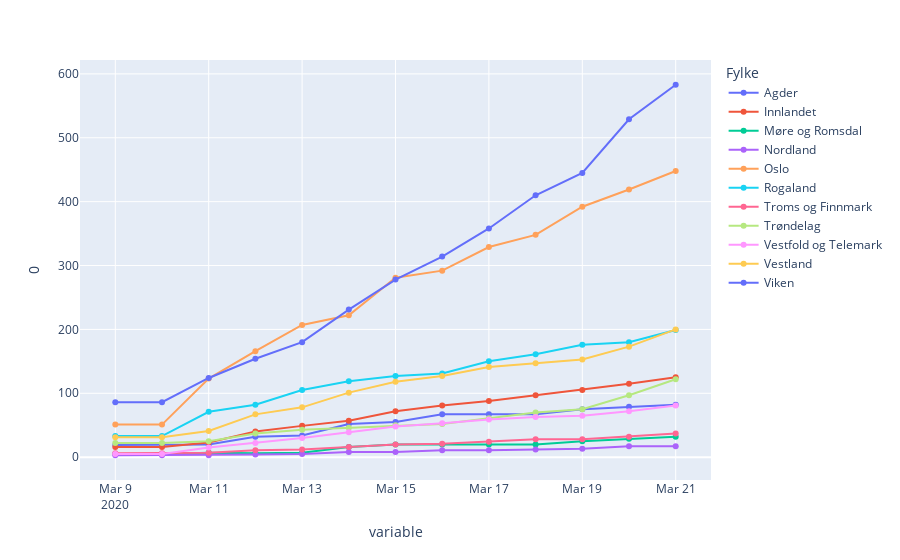

Notebook code for this chart:
### Code cell
import plotly.express as px
fig = px.scatter(unstacked, x="variable", y=0, color="Fylke")
fig.update_traces(mode="markers+lines")

### Figure 1 — Plotly figure (JSON) as saved in the notebook; plotly's stock layout.template omitted (floating-point values rounded to 4 significant figures)
{"data": [{"hoverlabel": {"namelength": 0}, "hovertemplate": "Fylke=Agder<br>variable=%{x}<br>0=%{y}", "legendgroup": "Agder", "marker": {"color": "#636efa", "symbol": "circle"}, "mode": "markers+lines", "name": "Agder", "showlegend": true, "type": "scatter", "x": ["2020-03-09T00:00:00", "2020-03-10T00:00:00", "2020-03-11T00:00:00", "2020-03-12T00:00:00", "2020-03-13T00:00:00", "2020-03-14T00:00:00", "2020-03-15T00:00:00", "2020-03-16T00:00:00", "2020-03-17T00:00:00", "2020-03-18T00:00:00", "2020-03-19T00:00:00", "2020-03-20T00:00:00", "2020-03-21T00:00:00"], "xaxis": "x", "y": [19, 19, 20, 32, 34, 52, 55, 67, 67, 67, 75, 79, 82], "yaxis": "y"}, {"hoverlabel": {"namelength": 0}, "hovertemplate": "Fylke=Innlandet<br>variable=%{x}<br>0=%{y}", "legendgroup": "Innlandet", "marker": {"color": "#EF553B", "symbol": "circle"}, "mode": "markers+lines", "name": "Innlandet", "showlegend": true, "type": "scatter", "x": ["2020-03-09T00:00:00", "2020-03-10T00:00:00", "2020-03-11T00:00:00", "2020-03-12T00:00:00", "2020-03-13T00:00:00", "2020-03-14T00:00:00", "2020-03-15T00:00:00", "2020-03-16T00:00:00", "2020-03-17T00:00:00", "2020-03-18T00:00:00", "2020-03-19T00:00:00", "2020-03-20T00:00:00", "2020-03-21T00:00:00"], "xaxis": "x", "y": [16, 16, 23, 40, 49, 57, 72, 81, 88, 97, 105, 115, 125], "yaxis": "y"}, {"hoverlabel": {"namelength": 0}, "hovertemplate": "Fylke=Møre og Romsdal<br>variable=%{x}<br>0=%{y}", "legendgroup": "Møre og Romsdal", "marker": {"color": "#00cc96", "symbol": "circle"}, "mode": "markers+lines", "name": "Møre og Romsdal", "showlegend": true, "type": "scatter", "x": ["2020-03-09T00:00:00", "2020-03-10T00:00:00", "2020-03-11T00:00:00", "2020-03-12T00:00:00", "2020-03-13T00:00:00", "2020-03-14T00:00:00", "2020-03-15T00:00:00", "2020-03-16T00:00:00", "2020-03-17T00:00:00", "2020-03-18T00:00:00", "2020-03-19T00:00:00", "2020-03-20T00:00:00", "2020-03-21T00:00:00"], "xaxis": "x", "y": [5, 5, 7, 6, 7, 16, 20, 20, 20, 20, 25, 29, 32], "yaxis": "y"}, {"hoverlabel": {"namelength": 0}, "hovertemplate": "Fylke=Nordland<br>variable=%{x}<br>0=%{y}", "legendgroup": "Nordland", "marker": {"color": "#ab63fa", "symbol": "circle"}, "mode": "markers+lines", "name": "Nordland", "showlegend": true, "type": "scatter", "x": ["2020-03-09T00:00:00", "2020-03-10T00:00:00", "2020-03-11T00:00:00", "2020-03-12T00:00:00", "2020-03-13T00:00:00", "2020-03-14T00:00:00", "2020-03-15T00:00:00", "2020-03-16T00:00:00", "2020-03-17T00:00:00", "2020-03-18T00:00:00", "2020-03-19T00:00:00", "2020-03-20T00:00:00", "2020-03-21T00:00:00"], "xaxis": "x", "y": [3, 3, 3, 4, 5, 8, 8, 11, 11, 12, 13, 17, 17], "yaxis": "y"}, {"hoverlabel": {"namelength": 0}, "hovertemplate": "Fylke=Oslo<br>variable=%{x}<br>0=%{y}", "legendgroup": "Oslo", "marker": {"color": "#FFA15A", "symbol": "circle"}, "mode": "markers+lines", "name": "Oslo", "showlegend": true, "type": "scatter", "x": ["2020-03-09T00:00:00", "2020-03-10T00:00:00", "2020-03-11T00:00:00", "2020-03-12T00:00:00", "2020-03-13T00:00:00", "2020-03-14T00:00:00", "2020-03-15T00:00:00", "2020-03-16T00:00:00", "2020-03-17T00:00:00", "2020-03-18T00:00:00", "2020-03-19T00:00:00", "2020-03-20T00:00:00", "2020-03-21T00:00:00"], "xaxis": "x", "y": [51, 51, 123, 166, 207, 222, 281, 292, 329, 348, 392, 419, 448], "yaxis": "y"}, {"hoverlabel": {"namelength": 0}, "hovertemplate": "Fylke=Rogaland<br>variable=%{x}<br>0=%{y}", "legendgroup": "Rogaland", "marker": {"color": "#19d3f3", "symbol": "circle"}, "mode": "markers+lines", "name": "Rogaland", "showlegend": true, "type": "scatter", "x": ["2020-03-09T00:00:00", "2020-03-10T00:00:00", "2020-03-11T00:00:00", "2020-03-12T00:00:00", "2020-03-13T00:00:00", "2020-03-14T00:00:00", "2020-03-15T00:00:00", "2020-03-16T00:00:00", "2020-03-17T00:00:00", "2020-03-18T00:00:00", "2020-03-19T00:00:00", "2020-03-20T00:00:00", "2020-03-21T00:00:00"], "xaxis": "x", "y": [33, 33, 71, 82, 105, 119, 127, 131, 150, 161, 176, 180, 199], "yaxis": "y"}, {"hoverlabel": {"namelength": 0}, "hovertemplate": "Fylke=Troms og Finnmark<br>variable=%{x}<br>0=%{y}", "legendgroup": "Troms og Finnmark", "marker": {"color": "#FF6692", "symbol": "circle"}, "mode": "markers+lines", "name": "Troms og Finnmark", "showlegend": true, "type": "scatter", "x": ["2020-03-09T00:00:00", "2020-03-10T00:00:00", "2020-03-11T00:00:00", "2020-03-12T00:00:00", "2020-03-13T00:00:00", "2020-03-14T00:00:00", "2020-03-15T00:00:00", "2020-03-16T00:00:00", "2020-03-17T00:00:00", "2020-03-18T00:00:00", "2020-03-19T00:00:00", "2020-03-20T00:00:00", "2020-03-21T00:00:00"], "xaxis": "x", "y": [6, 6, 7, 11, 12, 16, 20, 21, 24, 28, 28, 32, 37], "yaxis": "y"}, {"hoverlabel": {"namelength": 0}, "hovertemplate": "Fylke=Trøndelag<br>variable=%{x}<br>0=%{y}", "legendgroup": "Trøndelag", "marker": {"color": "#B6E880", "symbol": "circle"}, "mode": "markers+lines", "name": "Trøndelag", "showlegend": true, "type": "scatter", "x": ["2020-03-09T00:00:00", "2020-03-10T00:00:00", "2020-03-11T00:00:00", "2020-03-12T00:00:00", "2020-03-13T00:00:00", "2020-03-14T00:00:00", "2020-03-15T00:00:00", "2020-03-16T00:00:00", "2020-03-17T00:00:00", "2020-03-18T00:00:00", "2020-03-19T00:00:00", "2020-03-20T00:00:00", "2020-03-21T00:00:00"], "xaxis": "x", "y": [22, 22, 25, 37, 43, 46, 50, 52, 61, 70, 75, 97, 122], "yaxis": "y"}, {"hoverlabel": {"namelength": 0}, "hovertemplate": "Fylke=Vestfold og Telemark<br>variable=%{x}<br>0=%{y}", "legendgroup": "Vestfold og Telemark", "marker": {"color": "#FF97FF", "symbol": "circle"}, "mode": "markers+lines", "name": "Vestfold og Telemark", "showlegend": true, "type": "scatter", "x": ["2020-03-09T00:00:00", "2020-03-10T00:00:00", "2020-03-11T00:00:00", "2020-03-12T00:00:00", "2020-03-13T00:00:00", "2020-03-14T00:00:00", "2020-03-15T00:00:00", "2020-03-16T00:00:00", "2020-03-17T00:00:00", "2020-03-18T00:00:00", "2020-03-19T00:00:00", "2020-03-20T00:00:00", "2020-03-21T00:00:00"], "xaxis": "x", "y": [5, 5, 15, 22, 30, 39, 48, 53, 59, 63, 65, 72, 81], "yaxis": "y"}, {"hoverlabel": {"namelength": 0}, "hovertemplate": "Fylke=Vestland<br>variable=%{x}<br>0=%{y}", "legendgroup": "Vestland", "marker": {"color": "#FECB52", "symbol": "circle"}, "mode": "markers+lines", "name": "Vestland", "showlegend": true, "type": "scatter", "x": ["2020-03-09T00:00:00", "2020-03-10T00:00:00", "2020-03-11T00:00:00", "2020-03-12T00:00:00", "2020-03-13T00:00:00", "2020-03-14T00:00:00", "2020-03-15T00:00:00", "2020-03-16T00:00:00", "2020-03-17T00:00:00", "2020-03-18T00:00:00", "2020-03-19T00:00:00", "2020-03-20T00:00:00", "2020-03-21T00:00:00"], "xaxis": "x", "y": [31, 31, 41, 67, 78, 101, 118, 127, 141, 147, 153, 173, 200], "yaxis": "y"}, {"hoverlabel": {"namelength": 0}, "hovertemplate": "Fylke=Viken<br>variable=%{x}<br>0=%{y}", "legendgroup": "Viken", "marker": {"color": "#636efa", "symbol": "circle"}, "mode": "markers+lines", "name": "Viken", "showlegend": true, "type": "scatter", "x": ["2020-03-09T00:00:00", "2020-03-10T00:00:00", "2020-03-11T00:00:00", "2020-03-12T00:00:00", "2020-03-13T00:00:00", "2020-03-14T00:00:00", "2020-03-15T00:00:00", "2020-03-16T00:00:00", "2020-03-17T00:00:00", "2020-03-18T00:00:00", "2020-03-19T00:00:00", "2020-03-20T00:00:00", "2020-03-21T00:00:00"], "xaxis": "x", "y": [86, 86, 124, 154, 180, 231, 278, 314, 358, 410, 445, 529, 583], "yaxis": "y"}], "layout": {"legend": {"title": {"text": "Fylke"}, "tracegroupgap": 0}, "margin": {"t": 60}, "xaxis": {"anchor": "y", "domain": [0, 1], "title": {"text": "variable"}}, "yaxis": {"anchor": "x", "domain": [0, 1], "title": {"text": "0"}}}}
